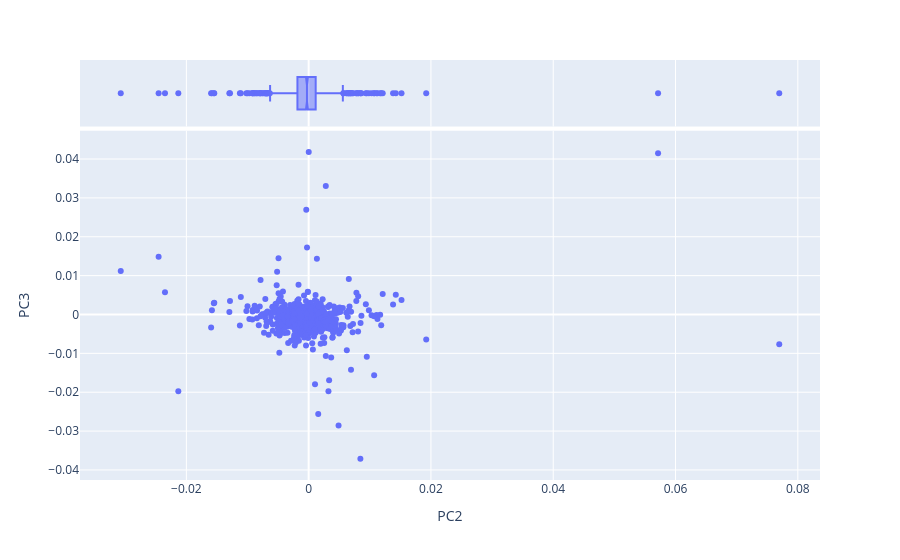

Here is the notebook cell this chart was saved with:
### Markdown cell above
#### Scatterplot of the loadings for the second two components

### Code cell
px.scatter(
    data_frame = LOADINGS.reset_index(),
    x = 'PC2', # third PC
    y = 'PC3', # fourth PC
    hover_name = 'term_str',
    marginal_x = 'box'
)

### Figure 1 — Plotly figure (JSON) as saved in the notebook; plotly's stock layout.template omitted (floating-point values rounded to 4 significant figures; data arrays with more than 128 entries replaced by an {"elided": "..."} marker saying what was removed)
{"data": [{"hovertemplate": "<b>%{hovertext}</b><br><br>PC2=%{x}<br>PC3=%{y}<extra></extra>", "hovertext": {"elided": "907 str values"}, "legendgroup": "", "marker": {"color": "#636efa", "symbol": "circle"}, "mode": "markers", "name": "", "orientation": "v", "showlegend": false, "type": "scatter", "x": {"elided": "907 float values"}, "xaxis": "x", "y": {"elided": "907 float values"}, "yaxis": "y"}, {"alignmentgroup": "True", "hovertemplate": "<b>%{hovertext}</b><br><br>PC2=%{x}<extra></extra>", "hovertext": {"elided": "907 str values"}, "legendgroup": "", "marker": {"color": "#636efa", "symbol": "circle"}, "name": "", "notched": true, "offsetgroup": "", "showlegend": false, "type": "box", "x": {"elided": "907 float values"}, "xaxis": "x2", "yaxis": "y2"}], "layout": {"legend": {"tracegroupgap": 0}, "margin": {"t": 60}, "xaxis": {"anchor": "y", "domain": [0, 1], "title": {"text": "PC2"}}, "xaxis2": {"anchor": "y2", "domain": [0, 1], "matches": "x", "showgrid": true, "showticklabels": false}, "yaxis": {"anchor": "x", "domain": [0, 0.8316], "title": {"text": "PC3"}}, "yaxis2": {"anchor": "x2", "domain": [0.8416, 1], "matches": "y2", "showgrid": false, "showline": false, "showticklabels": false, "ticks": ""}}}
